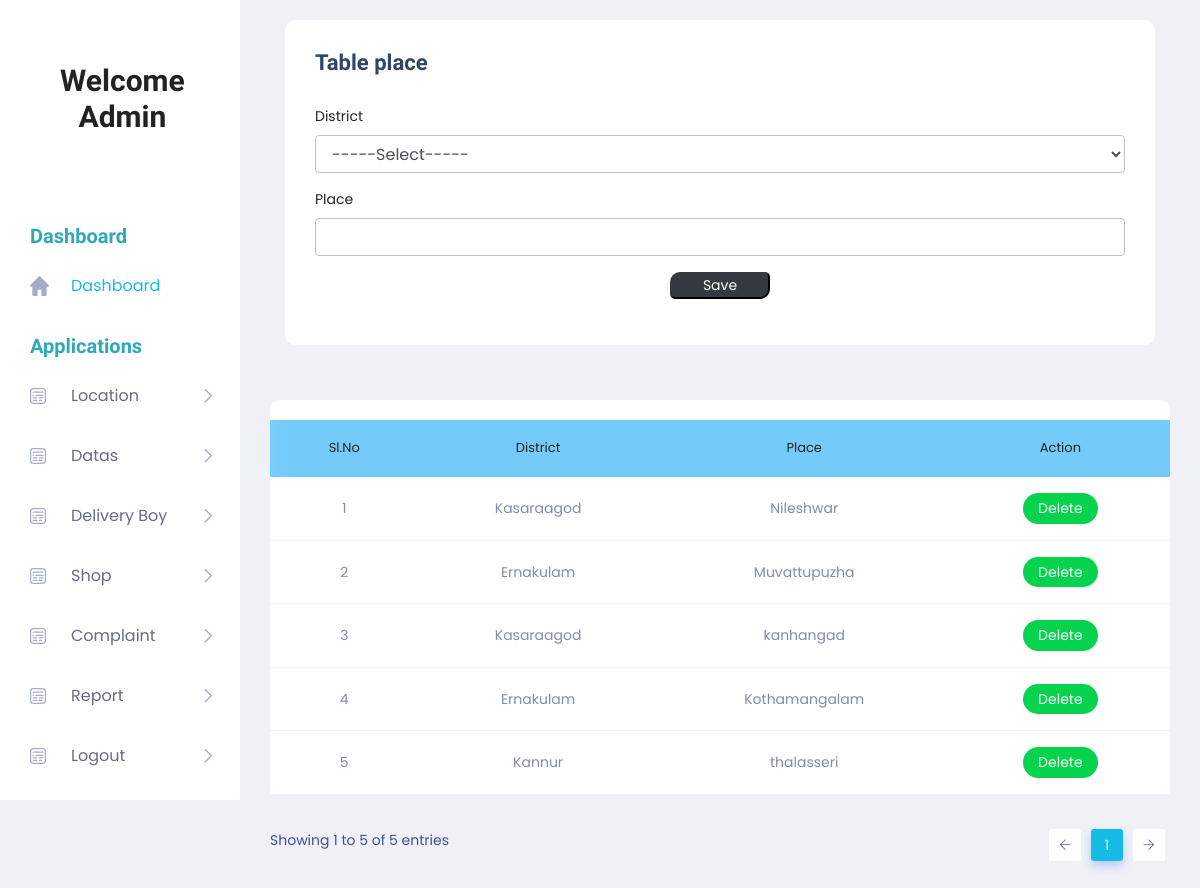
The page /Project/Admin/Place.php on the database its author committed.
### tables this page shows
CREATE TABLE `tbl_place` (
  `place_id` int(11) NOT NULL,
  `place_name` varchar(100) NOT NULL,
  `district_id` int(11) NOT NULL
);

CREATE TABLE `tbl_district` (
  `district_id` int(11) NOT NULL,
  `district_name` varchar(100) NOT NULL
);

### Project/Admin/Place.php (the view, shortened to what this page needs)
<!DOCTYPE html PUBLIC "-//W3C//DTD XHTML 1.0 Transitional//EN" "http://www.w3.org/TR/xhtml1/DTD/xhtml1-transitional.dtd">
<html xmlns="http://www.w3.org/1999/xhtml">
<head>
</head>
<?php
include('Head.php');
?>
<body>
        <section class="main_content dashboard_part">
            <div class="main_content_iner ">
                <div class="container-fluid p-0">
                    <div class="row justify-content-center">
                        <div class="col-12">
                            <div class="QA_section">
                                <div class="white_box_tittle list_header">
                                    <div class="col-lg-12">
                                        <div class="white_box mb_30">
                                            <div class="box_header ">
                                                <div class="main-title">
                                                    <h3 class="mb-0" >Table place</h3>
                                                </div>
                                            </div>
                                            <form method="post">
                                                <div class="form-group">
                                                    <label for="txt_district">District</label>
                                                    <select class="form-control" name="sel_district" id="sel_district" autocomplete="off" required>
                                                    <option value="">-----Select-----</option>
                                                    </select>
                                                </div>
                                                <div class="form-group">
                                                    <label for="txt_district">Place</label>
                    <input type="text" name="txt_place" id="txt_place" class="form-control" autocomplete="off" required/>
                                                </div>
                                                <div class="form-group" align="center">
                                                    <input type="submit" class="btn-dark" style="width:100px; border-radius: 10px 5px " name="btn_save" value="Save">
                                                </div>
                                            </form>
                                        </div>
                                    </div>
                                </div>
                                <div class="QA_table mb_30">
                                    <table class="table lms_table_active">
                                        <thead>
                                            <tr style="background-color: #74CBF9">
                                                <td align="center" scope="col">Sl.No</td>
                                                <td align="center" scope="col">District</td>
                                                <td align="center" scope="col">Place </td>
                                                <td align="center" scope="col">Action</td>
                                            </tr>
                                        </thead>
                                        <tbody>
                                            <?php
	$i=0;
	  $sel = "select * from tbl_place p inner join tbl_district d on d.district_id=p.district_id";
	  $row = $Conn->query($sel);
	  while($data = $row->fetch_assoc())
	  {
		  $i++;
		  ?>
                                            <tr>
                                               <td align="center"><?php echo $i; 	?></td>
            <td align="center"><?php echo $data['district_name']; ?></td>
            <td align="center"><?php echo $data['place_name']; ?></td>
            <td align="center">
            <a class="status_btn"  href="place.php?id=<?php echo $data['place_id']; ?>">Delete </a>
         </td>
                                            </tr>
                                            <?php
                                              }
                                            ?>
                                        </tbody>
                                    </table>
                                </div>
                            </div>
                        </div>
                    </div>
                </div>
            </div>
        </section>
        <?php
		include('Foot.php');
		?>
</body>
</html>

### rows shown on the page
tbl_place: district.district_name "Kasaraagod", place_name "Nileshwar"
tbl_place: district.district_name "Ernakulam", place_name "Muvattupuzha"
tbl_place: district.district_name "Kasaraagod", place_name "kanhangad"
tbl_place: district.district_name "Ernakulam", place_name "Kothamangalam"
tbl_place: district.district_name "Kannur", place_name "thalasseri"
